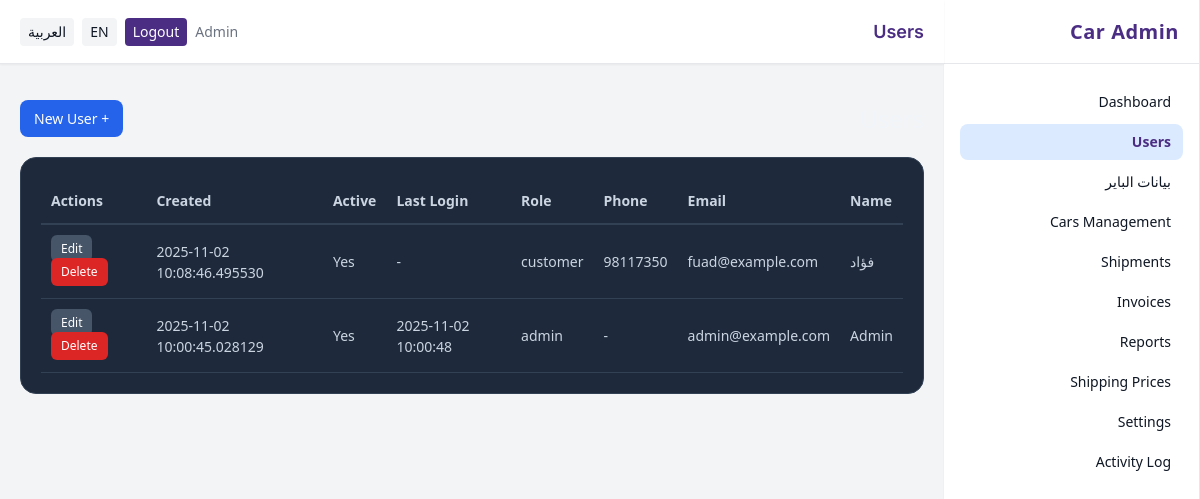
/admin/users (signed in), run on an earlier commit of the app's database.
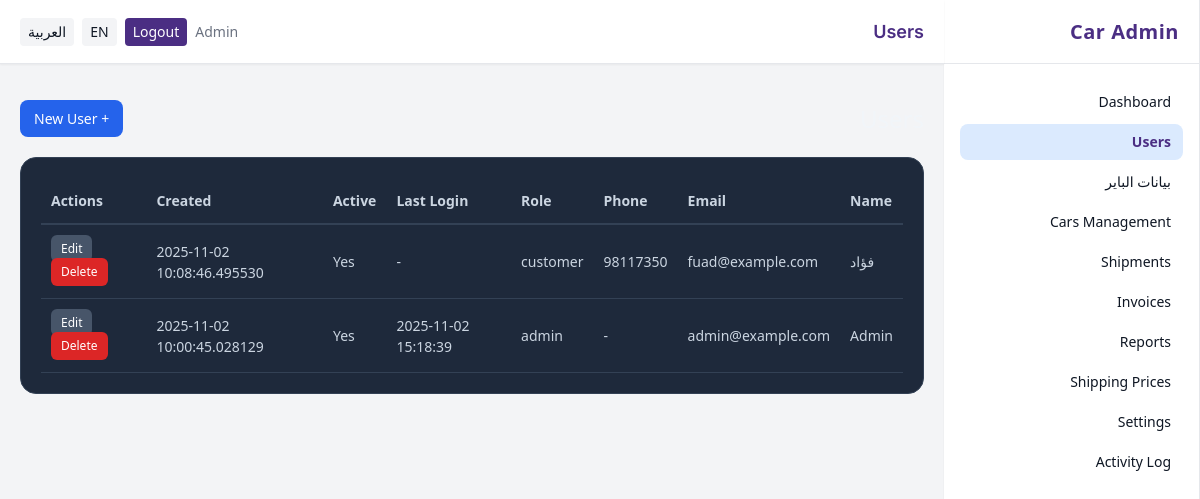
And on a later commit of the database.
### app/models.py (models this page shows, shortened)
class User(db.Model, UserMixin):
    __tablename__ = "users"
    id = db.Column(db.Integer, primary_key=True)
    name = db.Column(db.String(150))
    email = db.Column(db.String(180), unique=True, index=True)
    phone = db.Column(db.String(50))
    password_hash = db.Column(db.String(200))
    role_id = db.Column(db.Integer, db.ForeignKey("roles.id"))
    active = db.Column(db.Boolean, default=True)
    created_at = db.Column(db.DateTime, default=datetime.utcnow)
    last_login_at = db.Column(db.DateTime)
    role = db.relationship("Role")
    @property
    def is_active(self):
        return bool(self.active)

class Role(db.Model):
    __tablename__ = "roles"
    id = db.Column(db.Integer, primary_key=True)
    name = db.Column(db.String(50), unique=True, nullable=False)

### app/blueprints/admin/routes.py (the view)
@admin_bp.route("/users")
@role_required("admin")
def users_list():
    q = db.session.query(User)
    role = request.args.get("role")
    active = request.args.get("active")
    if role:
        q = q.join(Role, isouter=True).filter(Role.name == role)
    if active in ("true", "false"):
        q = q.filter(User.active.is_(active == "true"))
    users = q.order_by(User.created_at.desc()).all()
    return render_template("admin/users.html", users=users)

### app/security.py (called while the page is built)
def _canonicalize_role(role_name: str | None) -> str | None:
    if not role_name:
        return None
    name = role_name.strip().lower()
    synonyms = {
        "staff": "employee",
        "employees": "employee",
    }
    return synonyms.get(name, name)

def role_required(*allowed_roles: str) -> Callable:
    normalized_allowed = {
        r for r in (_canonicalize_role(r) for r in allowed_roles) if r is not None
    }
    def decorator(view_func: Callable) -> Callable:
        @wraps(view_func)
        @login_required
        def wrapper(*args, **kwargs):
            user_role = getattr(getattr(current_user, "role", None), "name", None)
            user_role_norm = _canonicalize_role(user_role)
            if not user_role_norm or user_role_norm not in normalized_allowed:
                abort(403)
            return view_func(*args, **kwargs)
        return wrapper
    return decorator

### app/templates/admin/users.html (shortened to what this page needs)
{% extends "base_admin.html" %}
{% block header %}{{ _('Users') }}{% endblock %}
{% block content %}
<div class="users-header">
  <h1>{{ _('Users') }}</h1>
  <a href="{{ url_for('admin.users_new') }}" class="btn-new-user">+ {{ _('New User') }}</a>
</div>
<div class="users-container">
  <table class="users-table">
    <thead>
      <tr>
        <th>{{ _('Name') }}</th>
        <th>{{ _('Email') }}</th>
        <th>{{ _('Phone') }}</th>
        <th>{{ _('Role') }}</th>
        <th>{{ _('Last Login') }}</th>
        <th>{{ _('Active') }}</th>
        <th>{{ _('Created') }}</th>
        <th>{{ _('Actions') }}</th>
      </tr>
    </thead>
    <tbody>
      {% for u in users %}
      <tr>
        <td>{{ u.name }}</td>
        <td>{{ u.email }}</td>
        <td>{{ u.phone or '-' }}</td>
        <td>{{ u.role.name if u.role else '-' }}</td>
        <td>{{ u.last_login_at or '-' }}</td>
        <td>{{ _('Yes') if u.active else _('No') }}</td>
        <td>{{ u.created_at }}</td>
        <td>
          <a href="{{ url_for('admin.users_edit', user_id=u.id) }}" class="btn-edit">{{ _('Edit') }}</a>
          <form action="{{ url_for('admin.users_delete', user_id=u.id) }}" method="post" style="display:inline" onsubmit="return confirm('{{ _('Delete user?') }}');">
            <button type="submit" class="btn-delete">{{ _('Delete') }}</button>
          </form>
        </td>
      </tr>
      {% else %}
      <tr>
        <td colspan="8" class="no-users">{{ _('No users found') }}</td>
      </tr>
      {% endfor %}
    </tbody>
  </table>
</div>
{% endblock %}

### app/templates/base_admin.html (shortened to what this page needs)
<!doctype html>
<html lang="{{ g.get('lang_code', 'ar') }}" {% if g.get('lang_code', 'ar') == 'ar' %}dir="rtl"{% endif %} class="h-full bg-background">
<head>
  <script src="https://cdn.tailwindcss.com"></script>
  <link href="https://cdnjs.cloudflare.com/ajax/libs/font-awesome/6.5.0/css/all.min.css" rel="stylesheet">
</head>
<body class="h-full text-neutral text-center">
  <div class="min-h-screen flex bg-background">
    {% if current_user.is_authenticated and current_user.role and (current_user.role.name|lower) == 'admin' %}
    <aside class="w-64 hidden md:flex flex-col bg-white border-r border-gray-200 shadow-sm">
      <div class="h-16 flex items-center px-5 border-b border-gray-200">
        <div class="text-primary text-xl font-bold tracking-wide">{{ _('Car Admin') }}</div>
      </div>
      <nav class="flex-1 px-4 py-5 space-y-1 text-sm">
        <a href="{{ url_for('admin.dashboard') }}" class="flex items-center gap-3 px-3 py-2 rounded-lg hover:bg-blue-50 {% if request.endpoint=='admin.dashboard' %}bg-blue-100 text-primary font-semibold{% endif %}">{{ _('Dashboard') }}</a>
        <a href="{{ url_for('admin.users_list') }}" class="flex items-center gap-3 px-3 py-2 rounded-lg hover:bg-blue-50 {% if request.endpoint and request.endpoint.startswith('admin.users') %}bg-blue-100 text-primary font-semibold{% endif %}">{{ _('Users') }}</a>
        <a href="{{ url_for('admin.buyers_list') }}" class="flex items-center gap-3 px-3 py-2 rounded-lg hover:bg-blue-50 ">بيانات الباير</a>
        <a href="{{ url_for('ops.dashboard') }}" class="flex items-center gap-3 px-3 py-2 rounded-lg hover:bg-blue-50">{{ _('Cars Management') }}</a>
        <a href="{{ url_for('ops.dashboard') }}" class="flex items-center gap-3 px-3 py-2 rounded-lg hover:bg-blue-50">{{ _('Shipments') }}</a>
        <a href="{{ url_for('acct.dashboard') }}" class="flex items-center gap-3 px-3 py-2 rounded-lg hover:bg-blue-50">{{ _('Invoices') }}</a>
        <a href="{{ url_for('admin.reports') }}" class="flex items-center gap-3 px-3 py-2 rounded-lg hover:bg-blue-50 ">{{ _('Reports') }}</a>
        <a href="{{ url_for('admin.shipping_prices_list') }}" class="flex items-center gap-3 px-3 py-2 rounded-lg hover:bg-blue-50 ">{{ _('Shipping Prices') }}</a>
        <a href="{{ url_for('admin.settings') }}" class="flex items-center gap-3 px-3 py-2 rounded-lg hover:bg-blue-50 {% if request.endpoint=='admin.settings' %}bg-blue-100 text-primary font-semibold{% endif %}">{{ _('Settings') }}</a>
        <a href="{{ url_for('admin.activity_log') }}" class="flex items-center gap-3 px-3 py-2 rounded-lg hover:bg-blue-50 ">{{ _('Activity Log') }}</a>
      </nav>
    </aside>
    {% endif %}
    <div class="flex-1 flex flex-col min-w-0">
      <header class="h-16 flex items-center justify-between px-5 bg-white border-b border-gray-200 shadow-sm">
        <div class="text-lg font-semibold text-primary font-heading">{% block header %}{% endblock %}</div>
        <div class="flex items-center gap-2 text-sm">
          {% if current_user.is_authenticated %}
            <span class="text-muted">{{ current_user.name }}</span>
            <a href="{{ url_for('auth.logout') }}" class="px-2 py-1 rounded bg-primary text-white hover:opacity-90 transition">{{ _('Logout') }}</a>
          {% endif %}
          <a href="{{ request.path }}?lang=en" class="px-2 py-1 rounded bg-background hover:bg-white">EN</a>
          <a href="{{ request.path }}?lang=ar" class="px-2 py-1 rounded bg-background hover:bg-white">العربية</a>
        </div>
      </header>
      <div class="px-5 pt-4">
      </div>
      <main class="p-5">
        {% block content %}{% endblock %}
      </main>
    </div>
  </div>
</body>
</html>

What changed in the data, as far as the page shows it:
changed User "Admin": last_login_at "2025-11-02 10:00:48" → "2025-11-02 15:18:39"
